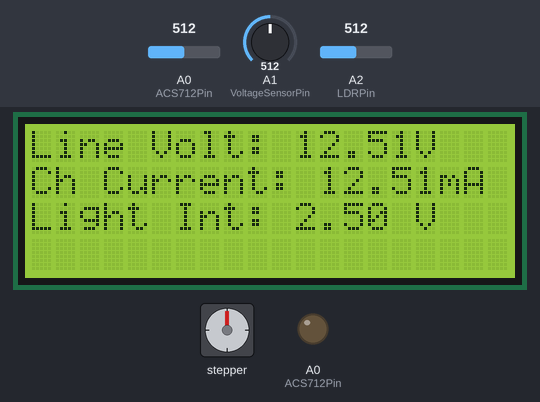
A sketch run on a simulated Arduino Uno, built with avr-gcc and run on an emulated ATmega328P. Shown: stepper motor, 20×4 character LCD, output pins drawn as LEDs (lit = HIGH). Wiring (inferred from the names in the program): stepper motor (200 steps per turn assumed): coils pin 10, pin 9, pin 8, pin 7. The inputs (shaded band) are chosen by the test bench; at power-on: A0 (ACS712Pin) = 512, A1 (VoltageSensorPin) = 512, A2 (LDRPin) = 512. Pins used as bus, display or sensor lines are not drawn; what the sketch prints to the serial monitor is not drawn.

Above: at 0.3 s.
At 8.46 s:
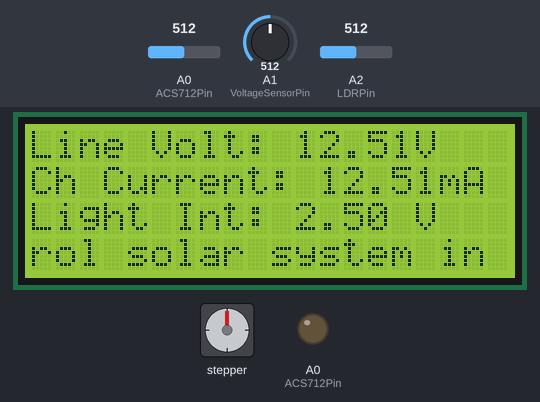
At 16.7 s:
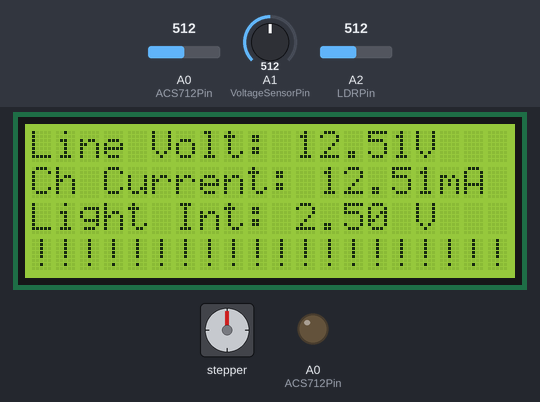
At 39.37 s:
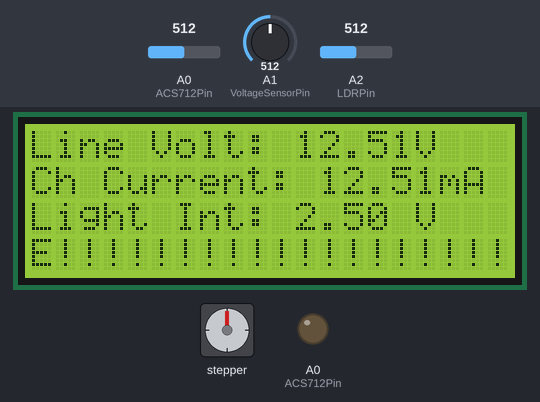
Timing chart, 0 to 40.0 s (numbered marks = the images above):
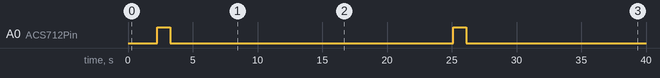

The sketch:

test_stepper2.ino
```cpp
#include <Arduino.h>
#include <LiquidCrystal.h>
// Define motor control pins
const int motorPin1 = 10; // Pin 1 connected to IN1 on motor driver
const int motorPin2 = 9; // Pin 2 connected to IN2 on motor driver
const int motorPin3 = 8; // Pin 3 connected to IN3 on motor driver
const int motorPin4 = 7; // Pin 4 connected to IN4 on motor driver

const int ACS712Pin = A0;
const int LDRPin = A2;
const int VoltageSensorPin = A1; // Pin for the voltage sensor

const float referenceVoltage = 5.0;
const int threshold = 500; // Threshold for light intensity
// Initialize the LCD (RS, EN, D4, D5, D6, D7)
const int ledgreen = 14;
const int ledred =15;
const int rs = 12, en = 11, d4 = 5, d5 = 4, d6 = 3, d7 = 2; // initialize lcd screen pin out
LiquidCrystal lcd(rs, en, d4, d5, d6, d7);
void setup() {
  lcd.begin(20, 4);
  // Set motor control pins as outputs
  pinMode(motorPin1, OUTPUT);
  pinMode(motorPin2, OUTPUT);
  pinMode(motorPin3, OUTPUT);
  pinMode(motorPin4, OUTPUT);
  pinMode(ledgreen, OUTPUT);
  pinMode(ledred, OUTPUT);
  Serial.begin(9600); // Start serial communication for debugging
}

void loop() {
  int ldrValue = analogRead(LDRPin); // Read the value from the LDR
  Serial.println(ldrValue); // Print the LDR value for debugging

  if (ldrValue < threshold) {


    // Rotate the stepper motor clockwise
    stepMotor(1); // Step the motor
    digitalWrite(ledred, HIGH);
    delay(200);
    digitalWrite(ledred, LOW);
  }

  delay(200); // Wait before the next reading


    float lightIntensity = (ldrValue / 1023.0) * referenceVoltage;

    // Voltage measurement
    int voltageSensorValue = analogRead(VoltageSensorPin);
    float measuredVoltage = (voltageSensorValue / 1023.0) * referenceVoltage * 5; // Adjust multiplier based on sensor specs


    // Read the current from ACS712
    int sensorValue = analogRead(ACS712Pin);
    float current = (sensorValue / 1023.0) * referenceVoltage * 5;


    // Display values on LCD
    lcd.clear();
    lcd.setCursor(0, 0);
    lcd.print("Line Volt: ");
    lcd.print(measuredVoltage);
    lcd.print("V");

    lcd.setCursor(0, 1);
    lcd.print("Ch Current: ");
    lcd.print(current);
    lcd.print("mA");


    lcd.setCursor(0, 2);
    lcd.print("Light Int: ");
    lcd.print(lightIntensity);
    lcd.print(" V");


    Serial.print("Light Int ");
    Serial.print(lightIntensity);
    Serial.println(" V");
    Serial.print("Measured Voltage: ");
    Serial.println(measuredVoltage);
    Serial.println(" V");

    delay(2000); // Display for 2 seconds
if (current > 0){
  digitalWrite(ledgreen, HIGH);
  delay(1000);
  digitalWrite(ledgreen, LOW);

  // The message to be displayed
  String message = "Welcome! Charge control solar system in CHARGING MODE!";

  // Clear the LCD before starting


  // Scroll the message across the LCD
  for (int position = 0; position < message.length() + 20; position++) {
    // Print the message with offset
     lcd.setCursor(0,3); // Start at the beginning of the first row
    lcd.print(message.substring(position, position + 20)); // Display 10 characters

    delay(250); // Adjust delay for speed of scrolling
  }
  }
  if (measuredVoltage > 4){
  digitalWrite(ledred, HIGH);
  delay(1000);
  digitalWrite(ledred, LOW);

  }
}


// Function to control the stepper motor
void stepMotor(int direction) {
  // Define the sequence for stepping
  if (direction == 1) { // Clockwise
    digitalWrite(motorPin1, HIGH);
    digitalWrite(motorPin2, LOW);
    digitalWrite(motorPin3, LOW);
    digitalWrite(motorPin4, LOW);
    delay(5); // Wait for the motor to step

    digitalWrite(motorPin1, LOW);
    digitalWrite(motorPin2, HIGH);
    delay(5);

    digitalWrite(motorPin2, LOW);
    digitalWrite(motorPin3, HIGH);
    delay(5);

    digitalWrite(motorPin3, LOW);
    digitalWrite(motorPin4, HIGH);
    delay(5);

    digitalWrite(motorPin4, LOW);
  } else if (direction == -1) { // Counterclockwise
    digitalWrite(motorPin4, HIGH);
    delay(5);

    digitalWrite(motorPin4, LOW);
    digitalWrite(motorPin3, HIGH);
    delay(5);

    digitalWrite(motorPin3, LOW);
    digitalWrite(motorPin2, HIGH);
    delay(5);

    digitalWrite(motorPin2, LOW);
    digitalWrite(motorPin1, HIGH);
    delay(5);

    digitalWrite(motorPin1, LOW);
  }

}
```

Measured:
- by itself, A0 (ACS712Pin): alternates HIGH for 1.0 s and LOW for 21.8 s
- what the display in image 0 shows lasts 3.0 s, from 0.3 s to 3.3 s
- what the display in image 2 shows lasts 6.4 s, from 16.7 s to 23.1 s
